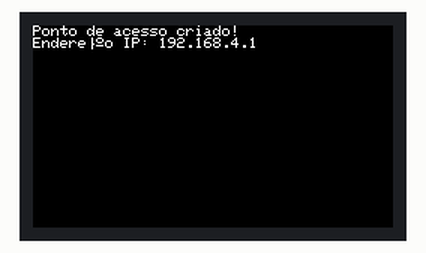
This sketch was run on a simulated ESP32-S3. Shown: 240×135 colour display.

Above: at 0.2 s.

The sketch:

wifi2.ino
```cpp
#include <M5Cardputer.h>
#include <WiFi.h>

void setup(void) {
    M5Cardputer.begin();

    WiFi.softAP("vampeta", "12345678");

    M5Cardputer.Display.println("Ponto de acesso criado!");
    M5Cardputer.Display.print("Endereço IP: ");
    M5Cardputer.Display.println(WiFi.softAPIP());
}

void loop(void) {

}
```
